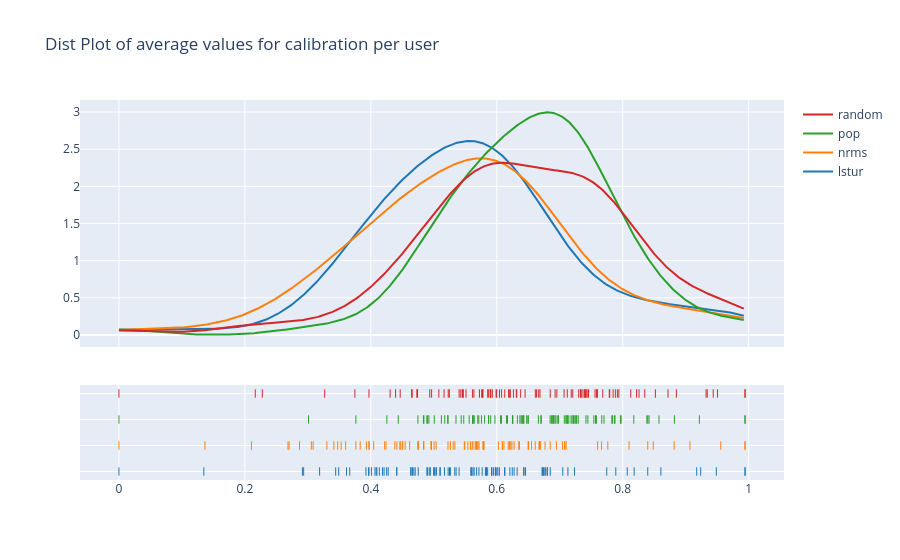
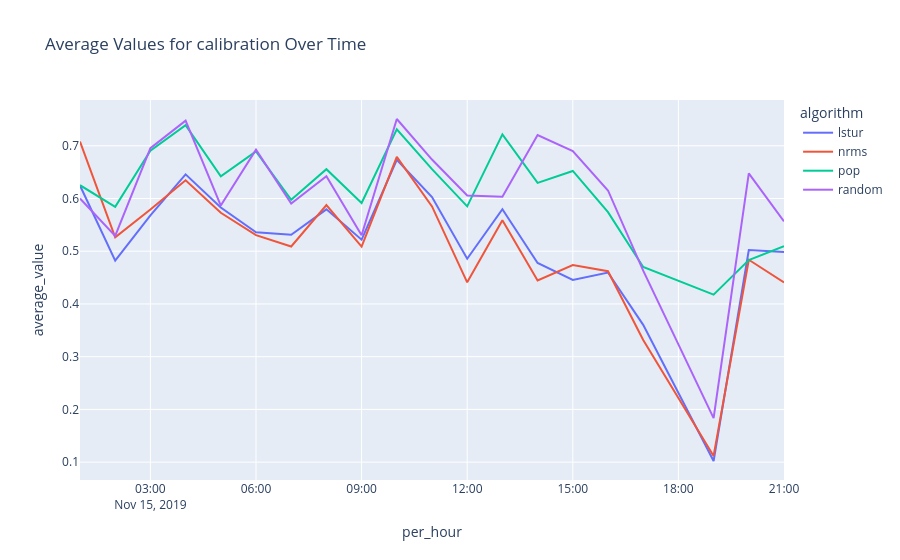

The notebook cell these images were saved under, in order:
### Markdown cell above
# Visualizing results

### Code cell
visualize.visualize(predictions,'calibration', algorithms)

### Figure 1 — Plotly figure (JSON) as saved in the notebook; plotly's stock layout.template omitted (floating-point values rounded to 4 significant figures; data arrays with more than 128 entries replaced by an {"elided": "..."} marker saying what was removed)
{"data": [{"legendgroup": "lstur", "marker": {"color": "rgb(31, 119, 180)"}, "mode": "lines", "name": "lstur", "showlegend": true, "x": {"elided": "500 float values"}, "xaxis": "x", "y": {"elided": "500 float values"}, "yaxis": "y", "type": "scatter"}, {"legendgroup": "nrms", "marker": {"color": "rgb(255, 127, 14)"}, "mode": "lines", "name": "nrms", "showlegend": true, "x": {"elided": "500 float values"}, "xaxis": "x", "y": {"elided": "500 float values"}, "yaxis": "y", "type": "scatter"}, {"legendgroup": "pop", "marker": {"color": "rgb(44, 160, 44)"}, "mode": "lines", "name": "pop", "showlegend": true, "x": {"elided": "500 float values"}, "xaxis": "x", "y": {"elided": "500 float values"}, "yaxis": "y", "type": "scatter"}, {"legendgroup": "random", "marker": {"color": "rgb(214, 39, 40)"}, "mode": "lines", "name": "random", "showlegend": true, "x": {"elided": "500 float values"}, "xaxis": "x", "y": {"elided": "500 float values"}, "yaxis": "y", "type": "scatter"}, {"legendgroup": "lstur", "marker": {"color": "rgb(31, 119, 180)", "symbol": "line-ns-open"}, "mode": "markers", "name": "lstur", "showlegend": false, "x": [0.4632, 0.502, 0.2933, 0.5641, 0.6743, 0.5769, 0.401, 0.6799, 0.3665, 0.6725, 0.5103, 0.4945, 0.6431, 0.1348, 0.7746, 0.421, 0.6752, 0.397, 0.5589, 0.6124, 0.672, 0.6129, 0.6208, 0.4251, 0.5917, 0.9486, 0.489, 0.2913, 0.4066, 0.5015, 0.5595, 0.4135, 0.4096, 0.5096, 0.6804, 0.5228, 0.5717, 0.4086, 0.6275, 0.4683, 0.4276, 0.6324, 0.6, 0.5354, 0.4753, 0.9943, 0.4412, 0.789, 0.3186, 0.6456, 0.0, 0.5835, 0.7048, 0.7235, 0.6428, 0.4705, 0.6042, 0.8398, 0.5169, 0.8073, 0.5264, 0.5044, 0.4186, 0.582, 0.8182, 0.5622, 0.5949, 0.6017, 0.5333, 0.713, 0.5402, 0.9943, 0.5855, 0.5603, 0.4411, 0.5834, 0.4662, 0.4997, 0.4901, 0.568, 0.3923, 0.464, 0.6246, 0.9239, 0.6849, 0.9175, 0.3965, 0.3442, 0.349, 0.598, 0.5249, 0.3614, 0.8606, 0.5923, 0.5978, 0.6772, 0.4927], "xaxis": "x", "y": ["lstur", "lstur", "lstur", "lstur", "lstur", "lstur", "lstur", "lstur", "lstur", "lstur", "lstur", "lstur", "lstur", "lstur", "lstur", "lstur", "lstur", "lstur", "lstur", "lstur", "lstur", "lstur", "lstur", "lstur", "lstur", "lstur", "lstur", "lstur", "lstur", "lstur", "lstur", "lstur", "lstur", "lstur", "lstur", "lstur", "lstur", "lstur", "lstur", "lstur", "lstur", "lstur", "lstur", "lstur", "lstur", "lstur", "lstur", "lstur", "lstur", "lstur", "lstur", "lstur", "lstur", "lstur", "lstur", "lstur", "lstur", "lstur", "lstur", "lstur", "lstur", "lstur", "lstur", "lstur", "lstur", "lstur", "lstur", "lstur", "lstur", "lstur", "lstur", "lstur", "lstur", "lstur", "lstur", "lstur", "lstur", "lstur", "lstur", "lstur", "lstur", "lstur", "lstur", "lstur", "lstur", "lstur", "lstur", "lstur", "lstur", "lstur", "lstur", "lstur", "lstur", "lstur", "lstur", "lstur", "lstur"], "yaxis": "y2", "type": "scatter"}, {"legendgroup": "nrms", "marker": {"color": "rgb(255, 127, 14)", "symbol": "line-ns-open"}, "mode": "markers", "name": "nrms", "showlegend": false, "x": [0.5493, 0.4616, 0.2684, 0.6182, 0.6241, 0.5038, 0.422, 0.6684, 0.2104, 0.7043, 0.4836, 0.5335, 0.6552, 0.1366, 0.7664, 0.4381, 0.6501, 0.397, 0.6088, 0.6503, 0.636, 0.6947, 0.6202, 0.4499, 0.5622, 0.9557, 0.6114, 0.2703, 0.2868, 0.393, 0.5799, 0.4956, 0.3974, 0.5542, 0.667, 0.5781, 0.5717, 0.4241, 0.6275, 0.4466, 0.3831, 0.7601, 0.6681, 0.4545, 0.4413, 0.9943, 0.4045, 0.65, 0.3055, 0.6692, 0.0, 0.6223, 0.6766, 0.7101, 0.6349, 0.4753, 0.6089, 0.8398, 0.5609, 0.8101, 0.5668, 0.4506, 0.36, 0.5307, 0.7763, 0.5485, 0.5701, 0.4962, 0.5226, 0.7076, 0.4961, 0.9943, 0.4751, 0.5582, 0.5684, 0.5786, 0.4748, 0.4843, 0.3473, 0.579, 0.3762, 0.4463, 0.708, 0.9068, 0.6849, 0.8816, 0.3084, 0.3302, 0.3413, 0.5657, 0.5681, 0.3528, 0.8485, 0.6025, 0.5264, 0.6611, 0.5005], "xaxis": "x", "y": ["nrms", "nrms", "nrms", "nrms", "nrms", "nrms", "nrms", "nrms", "nrms", "nrms", "nrms", "nrms", "nrms", "nrms", "nrms", "nrms", "nrms", "nrms", "nrms", "nrms", "nrms", "nrms", "nrms", "nrms", "nrms", "nrms", "nrms", "nrms", "nrms", "nrms", "nrms", "nrms", "nrms", "nrms", "nrms", "nrms", "nrms", "nrms", "nrms", "nrms", "nrms", "nrms", "nrms", "nrms", "nrms", "nrms", "nrms", "nrms", "nrms", "nrms", "nrms", "nrms", "nrms", "nrms", "nrms", "nrms", "nrms", "nrms", "nrms", "nrms", "nrms", "nrms", "nrms", "nrms", "nrms", "nrms", "nrms", "nrms", "nrms", "nrms", "nrms", "nrms", "nrms", "nrms", "nrms", "nrms", "nrms", "nrms", "nrms", "nrms", "nrms", "nrms", "nrms", "nrms", "nrms", "nrms", "nrms", "nrms", "nrms", "nrms", "nrms", "nrms", "nrms", "nrms", "nrms", "nrms", "nrms"], "yaxis": "y2", "type": "scatter"}, {"legendgroup": "pop", "marker": {"color": "rgb(44, 160, 44)", "symbol": "line-ns-open"}, "mode": "markers", "name": "pop", "showlegend": false, "x": [0.5225, 0.6154, 0.6412, 0.6248, 0.7144, 0.6474, 0.6847, 0.7097, 0.5868, 0.5757, 0.4843, 0.5435, 0.6496, 0.3011, 0.7262, 0.5642, 0.7839, 0.5807, 0.643, 0.6401, 0.617, 0.7247, 0.7667, 0.6888, 0.7116, 0.9218, 0.5715, 0.606, 0.5698, 0.5562, 0.718, 0.5615, 0.3763, 0.5476, 0.7219, 0.512, 0.6924, 0.6899, 0.7568, 0.5174, 0.4889, 0.7868, 0.6255, 0.6386, 0.597, 0.9943, 0.4254, 0.7294, 0.4748, 0.7964, 0.0, 0.6701, 0.7416, 0.7827, 0.6868, 0.6661, 0.7073, 0.8398, 0.694, 0.8418, 0.5352, 0.6074, 0.6501, 0.7227, 0.8383, 0.7703, 0.5904, 0.7877, 0.7113, 0.727, 0.4922, 0.9943, 0.4435, 0.7126, 0.7198, 0.5622, 0.6979, 0.4902, 0.5872, 0.6906, 0.6705, 0.4834, 0.6252, 0.7975, 0.7447, 0.8821, 0.5007, 0.7541, 0.6969, 0.7583, 0.5222, 0.6367, 0.8576, 0.6328, 0.5625, 0.8176, 0.6426], "xaxis": "x", "y": ["pop", "pop", "pop", "pop", "pop", "pop", "pop", "pop", "pop", "pop", "pop", "pop", "pop", "pop", "pop", "pop", "pop", "pop", "pop", "pop", "pop", "pop", "pop", "pop", "pop", "pop", "pop", "pop", "pop", "pop", "pop", "pop", "pop", "pop", "pop", "pop", "pop", "pop", "pop", "pop", "pop", "pop", "pop", "pop", "pop", "pop", "pop", "pop", "pop", "pop", "pop", "pop", "pop", "pop", "pop", "pop", "pop", "pop", "pop", "pop", "pop", "pop", "pop", "pop", "pop", "pop", "pop", "pop", "pop", "pop", "pop", "pop", "pop", "pop", "pop", "pop", "pop", "pop", "pop", "pop", "pop", "pop", "pop", "pop", "pop", "pop", "pop", "pop", "pop", "pop", "pop", "pop", "pop", "pop", "pop", "pop", "pop"], "yaxis": "y2", "type": "scatter"}, {"legendgroup": "random", "marker": {"color": "rgb(214, 39, 40)", "symbol": "line-ns-open"}, "mode": "markers", "name": "random", "showlegend": false, "x": [0.712, 0.7395, 0.6666, 0.6317, 0.5454, 0.734, 0.7596, 0.6686, 0.508, 0.7334, 0.5469, 0.6043, 0.74, 0.2165, 0.835, 0.5781, 0.7207, 0.5867, 0.6206, 0.6077, 0.73, 0.6265, 0.8128, 0.7422, 0.4306, 0.9505, 0.5613, 0.5457, 0.5906, 0.6215, 0.7787, 0.638, 0.4735, 0.6632, 0.645, 0.5247, 0.6188, 0.5761, 0.5229, 0.4466, 0.4936, 0.7915, 0.5163, 0.631, 0.4965, 0.9943, 0.4742, 0.737, 0.7182, 0.7595, 0.0, 0.5897, 0.5637, 0.8259, 0.7448, 0.6612, 0.7939, 0.9342, 0.6926, 0.9437, 0.5899, 0.3747, 0.4648, 0.5402, 0.8519, 0.872, 0.822, 0.8852, 0.6127, 0.7794, 0.7411, 0.9943, 0.5856, 0.593, 0.4656, 0.756, 0.5428, 0.3267, 0.4734, 0.6954, 0.7883, 0.7684, 0.5999, 0.9324, 0.6849, 0.7457, 0.2276, 0.7332, 0.3971, 0.5989, 0.4393, 0.5725, 0.7582, 0.7847, 0.5773, 0.7069, 0.5511], "xaxis": "x", "y": ["random", "random", "random", "random", "random", "random", "random", "random", "random", "random", "random", "random", "random", "random", "random", "random", "random", "random", "random", "random", "random", "random", "random", "random", "random", "random", "random", "random", "random", "random", "random", "random", "random", "random", "random", "random", "random", "random", "random", "random", "random", "random", "random", "random", "random", "random", "random", "random", "random", "random", "random", "random", "random", "random", "random", "random", "random", "random", "random", "random", "random", "random", "random", "random", "random", "random", "random", "random", "random", "random", "random", "random", "random", "random", "random", "random", "random", "random", "random", "random", "random", "random", "random", "random", "random", "random", "random", "random", "random", "random", "random", "random", "random", "random", "random", "random", "random"], "yaxis": "y2", "type": "scatter"}], "layout": {"barmode": "overlay", "hovermode": "closest", "legend": {"traceorder": "reversed"}, "xaxis": {"anchor": "y2", "domain": [0.0, 1.0], "zeroline": false}, "yaxis": {"anchor": "free", "domain": [0.35, 1], "position": 0.0}, "yaxis2": {"anchor": "x", "domain": [0, 0.25], "dtick": 1, "showticklabels": false}, "title": {"text": "Dist Plot of average values for calibration per user"}}}

### Figure 2 — Plotly figure (JSON) as saved in the notebook; plotly's stock layout.template omitted (floating-point values rounded to 4 significant figures)
{"data": [{"hovertemplate": "algorithm=lstur<br>per_hour=%{x}<br>average_value=%{y}<extra></extra>", "legendgroup": "lstur", "line": {"color": "#636efa", "dash": "solid"}, "marker": {"symbol": "circle"}, "mode": "lines", "name": "lstur", "orientation": "v", "showlegend": true, "x": ["2019-11-15T01:00:00", "2019-11-15T02:00:00", "2019-11-15T03:00:00", "2019-11-15T04:00:00", "2019-11-15T05:00:00", "2019-11-15T06:00:00", "2019-11-15T07:00:00", "2019-11-15T08:00:00", "2019-11-15T09:00:00", "2019-11-15T10:00:00", "2019-11-15T11:00:00", "2019-11-15T12:00:00", "2019-11-15T13:00:00", "2019-11-15T14:00:00", "2019-11-15T15:00:00", "2019-11-15T16:00:00", "2019-11-15T17:00:00", "2019-11-15T19:00:00", "2019-11-15T20:00:00", "2019-11-15T21:00:00"], "xaxis": "x", "y": [0.6246, 0.4822, 0.568, 0.6457, 0.5829, 0.5358, 0.5313, 0.5794, 0.5218, 0.6734, 0.6027, 0.4857, 0.5796, 0.4777, 0.4456, 0.4595, 0.3604, 0.1022, 0.5023, 0.4987], "yaxis": "y", "type": "scatter"}, {"hovertemplate": "algorithm=nrms<br>per_hour=%{x}<br>average_value=%{y}<extra></extra>", "legendgroup": "nrms", "line": {"color": "#EF553B", "dash": "solid"}, "marker": {"symbol": "circle"}, "mode": "lines", "name": "nrms", "orientation": "v", "showlegend": true, "x": ["2019-11-15T01:00:00", "2019-11-15T02:00:00", "2019-11-15T03:00:00", "2019-11-15T04:00:00", "2019-11-15T05:00:00", "2019-11-15T06:00:00", "2019-11-15T07:00:00", "2019-11-15T08:00:00", "2019-11-15T09:00:00", "2019-11-15T10:00:00", "2019-11-15T11:00:00", "2019-11-15T12:00:00", "2019-11-15T13:00:00", "2019-11-15T14:00:00", "2019-11-15T15:00:00", "2019-11-15T16:00:00", "2019-11-15T17:00:00", "2019-11-15T19:00:00", "2019-11-15T20:00:00", "2019-11-15T21:00:00"], "xaxis": "x", "y": [0.708, 0.5264, 0.579, 0.6346, 0.5729, 0.5305, 0.509, 0.5874, 0.5086, 0.6789, 0.5849, 0.4409, 0.5586, 0.4447, 0.4738, 0.4621, 0.3317, 0.1118, 0.4838, 0.4407], "yaxis": "y", "type": "scatter"}, {"hovertemplate": "algorithm=pop<br>per_hour=%{x}<br>average_value=%{y}<extra></extra>", "legendgroup": "pop", "line": {"color": "#00cc96", "dash": "solid"}, "marker": {"symbol": "circle"}, "mode": "lines", "name": "pop", "orientation": "v", "showlegend": true, "x": ["2019-11-15T01:00:00", "2019-11-15T02:00:00", "2019-11-15T03:00:00", "2019-11-15T04:00:00", "2019-11-15T05:00:00", "2019-11-15T06:00:00", "2019-11-15T07:00:00", "2019-11-15T08:00:00", "2019-11-15T09:00:00", "2019-11-15T10:00:00", "2019-11-15T11:00:00", "2019-11-15T12:00:00", "2019-11-15T13:00:00", "2019-11-15T14:00:00", "2019-11-15T15:00:00", "2019-11-15T16:00:00", "2019-11-15T17:00:00", "2019-11-15T19:00:00", "2019-11-15T20:00:00", "2019-11-15T21:00:00"], "xaxis": "x", "y": [0.6252, 0.5843, 0.6906, 0.7391, 0.6422, 0.6893, 0.5974, 0.6555, 0.5913, 0.7312, 0.6556, 0.5851, 0.7215, 0.6296, 0.6522, 0.5741, 0.4701, 0.4176, 0.4833, 0.5094], "yaxis": "y", "type": "scatter"}, {"hovertemplate": "algorithm=random<br>per_hour=%{x}<br>average_value=%{y}<extra></extra>", "legendgroup": "random", "line": {"color": "#ab63fa", "dash": "solid"}, "marker": {"symbol": "circle"}, "mode": "lines", "name": "random", "orientation": "v", "showlegend": true, "x": ["2019-11-15T01:00:00", "2019-11-15T02:00:00", "2019-11-15T03:00:00", "2019-11-15T04:00:00", "2019-11-15T05:00:00", "2019-11-15T06:00:00", "2019-11-15T07:00:00", "2019-11-15T08:00:00", "2019-11-15T09:00:00", "2019-11-15T10:00:00", "2019-11-15T11:00:00", "2019-11-15T12:00:00", "2019-11-15T13:00:00", "2019-11-15T14:00:00", "2019-11-15T15:00:00", "2019-11-15T16:00:00", "2019-11-15T17:00:00", "2019-11-15T19:00:00", "2019-11-15T20:00:00", "2019-11-15T21:00:00"], "xaxis": "x", "y": [0.5999, 0.5289, 0.6954, 0.7475, 0.5866, 0.6926, 0.5905, 0.6423, 0.5304, 0.7507, 0.6738, 0.6057, 0.6034, 0.7204, 0.6899, 0.6152, 0.4631, 0.1835, 0.6478, 0.5566], "yaxis": "y", "type": "scatter"}], "layout": {"xaxis": {"anchor": "y", "domain": [0.0, 1.0], "title": {"text": "per_hour"}}, "yaxis": {"anchor": "x", "domain": [0.0, 1.0], "title": {"text": "average_value"}}, "legend": {"title": {"text": "algorithm"}, "tracegroupgap": 0}, "title": {"text": "Average Values for calibration Over Time"}}}
